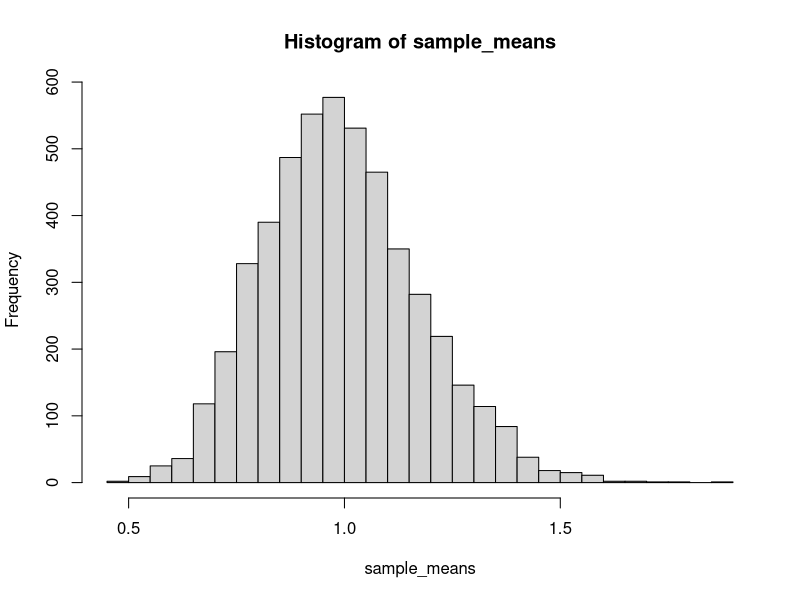

Recreate this plot in R.
## ---- chunk 1
library(pwr)
(pwr.t.test(
  n = 100,
  d = -2 / 10,
  sig.level = 0.05,
  type = "one.sample",
  alternative = "less"
))$power
## ---- chunk 2
sample_sizes <- c(25, 100, 400)

for (n in sample_sizes) {
  
  result <- pwr.t.test(
    n = n,
    d = -0.20,
    sig.level = 0.05,
    type = "one.sample",
    alternative = "less"
  )

  cat(
    "Sample size:", n,
    "| Power:", round(result$power, 3),
    "\n"
  )
}
## ---- chunk 3
# Generate a right-skewed population
population <- rexp(100000)

# Take 5,000 samples of size 30
# and calculate each sample mean
sample_means <- replicate(
  5000,
  mean(sample(population, 30))
)

# Sampling distribution of the mean
hist(sample_means,breaks = 30)
